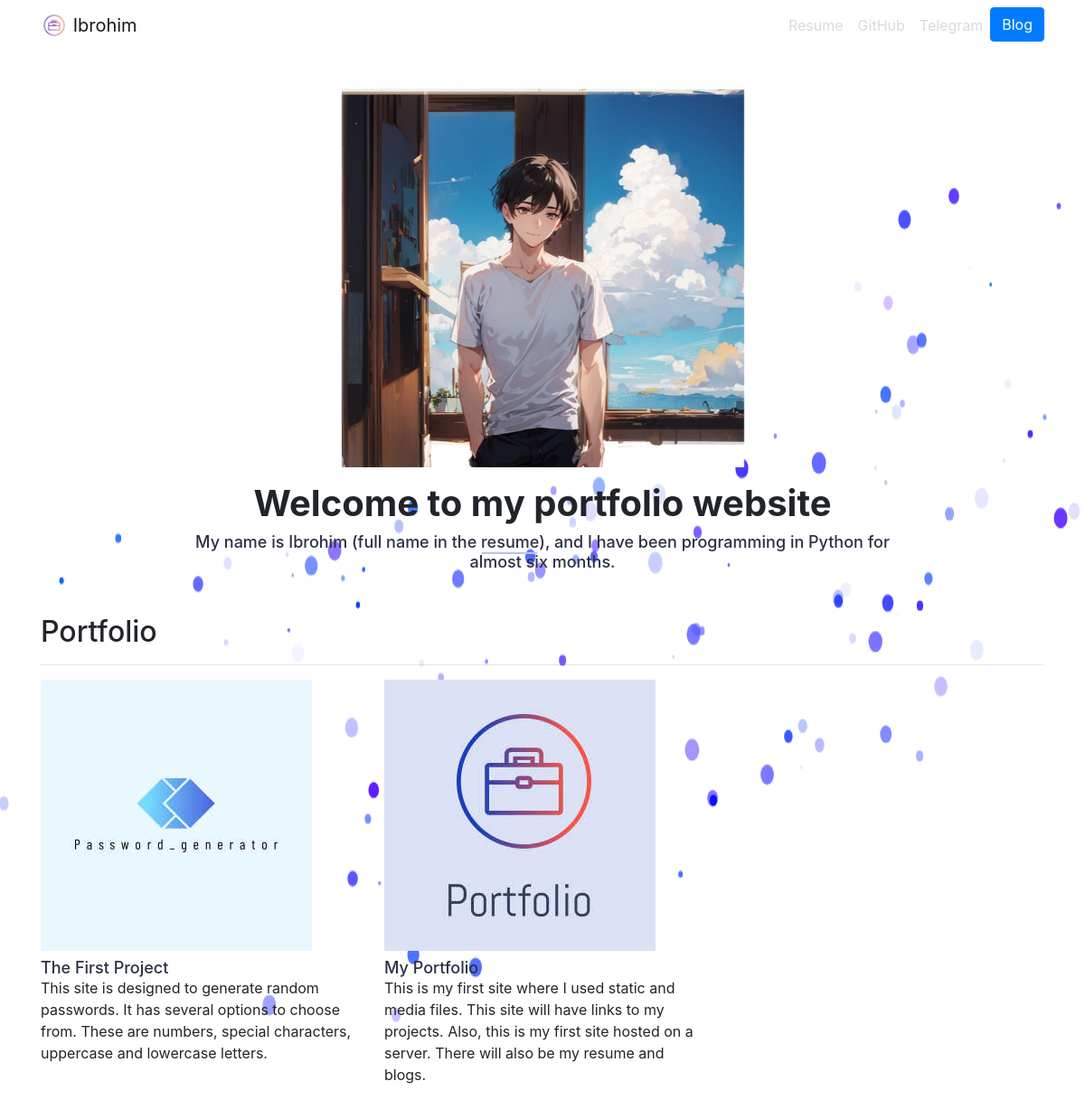
The page / on the database its author committed.
### portfolio/models.py (models this page shows, shortened)
class Project(models.Model):
    title = models.CharField(max_length=100)
    description = models.CharField(max_length=1000)
    image = models.ImageField(upload_to='portfolio/images/')
    url = models.URLField(blank=True)

### portfolio/views.py (the view)
# urls.py: 2. Add a URL to urlpatterns:  path('', views.home, name='home')
def home(request):
    projects = Project.objects.all()
    return render(request, 'portfolio/my_portfolio.html', {'projects': projects})

### portfolio/templates/portfolio/my_portfolio.html (shortened to what this page needs)
{% extends "portfolio/base.html" %}
{% load static %}
{% block content %}
<div class="row justify-content-center my-3">
  <div class="col-5">
    <img src="{% static 'portfolio/MY_ANIME_FORM.jpg' %}" class="img-fluid">
  </div>
</div>
<div class="row justify-content-center mb-3">
    <div class="col-md-9 text-center">
    <h1 id="hometext" class="font-weight-bold">Welcome to my portfolio website</h1>
        <h3>My name is Ibrohim (full name in the
             <a href="{% static 'portfolio/resume.pdf' %}" id="my-link" target="_blank">
        resume
        <svg viewBox="0 0 70 36">
            <path d="M6.9739 30.8153H63.0244C65.5269 30.8152 75.5358 -3.68471 35.4998 2.81531C-16.1598 11.2025 0.894099 33.9766 26.9922 34.3153C104.062 35.3153 54.5169 -6.68469 23.489 9.31527" />
        </svg>
    </a>), and I have been programming in Python for almost six months.</h3>
    </div>
</div>
<h2 class="mt-5">Portfolio</h2>
<div class="row">
  {% for project in projects %}
  <div class="col-lg-4 col-md-6">
    {% if project.url %}
    <a href="{{ project.url }}">
      <img src="{{ project.image.url }}" class="img-fluid mb-2">
    </a>
    {% else %}
    <img src="{{ project.image.url }}" class="img-fluid mb-2">
    {% endif %}
    <h3>{{ project.title }}</h3>
    <p>{{ project.description }}</p>
  </div>
  {% endfor %}
</div>
{% endblock %}

### portfolio/templates/portfolio/base.html (shortened to what this page needs)
{% load static %}
<!doctype html>
<html lang="en">
<head>
  <link rel="stylesheet" href="https://cdnjs.cloudflare.com/ajax/libs/meyer-reset/2.0/reset.min.css">
    <link rel="stylesheet" href="https://stackpath.bootstrapcdn.com/bootstrap/4.4.1/css/bootstrap.min.css">
  <link rel="stylesheet" href="{% static "portfolio/css/custom.css" %}">
</head>
<body>
<div id="particle-js"><canvas id="canvas"></canvas></div>
  <div id="page-wrapper">
<nav id="topNav" class="navbar navbar-expand-md navbar-light">
    <div class="container">
      <a class="navbar-brand" href="{% url 'home' %}">
        <img src="{% static "portfolio/logo.jpg" %}" width="30" height="30" class="d-inline-block align-top" alt="Ibrohim's Logo">
        <span>Ibrohim</span>
      </a>
      <div class="collapse navbar-collapse text-center" id="navbarNav">
        <ul class="navbar-nav ml-auto">
          <li class="nav-item">
            <a class="nav-link" href="{% static "portfolio/resume.pdf" %}" target="_blank">Resume</a>
          </li>
          <li class="nav-item">
            <a class="nav-link" href="https://github.com/itMoneyssss" target="_blank">GitHub</a>
          </li>
          <li class="nav-item">
            <a class="nav-link" href="https://t.me/Carefree_Wisdom_Heart" target="_blank">Telegram</a>
          </li>
          <li>
            <a role="button" href="{% url 'blog:all_blogs' %}" class="btn btn-primary">Blog</a>
          </li>
        </ul>
      </div>
    </div>
  </nav>
  <div class="container">
      {% block content %}{% endblock %}
  </div>
</div>
</body>
</html>

### portfolio/static/portfolio/css/custom.css (style rules this page uses)
body { width: 100vw; height: 100vh; }
#canvas { position: fixed; display: block; width: 100%; height: 100%; }
.navbar-nav .nav-link { color: rgba(192, 188, 188, 0.56) !important; }
:root { --text: #2B3044; --line: #BBC1E1; --line-active: rgba(9, 27, 230, 0.99); }
h3 { font-size: 18px; margin: 0; color: var(--text); }
a#my-link { display: inline-block; position: relative; text-decoration: none; color: inherit; margin: 0 var(--spacing, 0px); transition: margin 0.25s ease, stroke 0.25s ease var(--stroke-delay, 0s), stroke-dasharray 0.35s ease; }
a#my-link svg { width: 76px; height: 40px; position: absolute; left: 50%; bottom: 0; transform: translate(-50%, 7px) translateZ(0); fill: none; stroke: var(--stroke, var(--line)); stroke-linecap: round; stroke-width: 2px; stroke-dasharray: var(--offset, 69px) 278px; stroke-dashoffset: 361px; transition: stroke 0.25s ease var(--stroke-delay, 0s), stroke-dasharray 0.35s ease; }

### rows shown on the page
Project: image (picture), title "The First Project", description "This site is designed to generate random passwords. It has several options to choose from. These are numbers, special characters, uppercase and lowercase letters."
Project: image (picture), title "My Portfolio", description "This is my first site where I used static and media files. This site will have links to my projects. Also, this is my first site hosted on a server. There will also be my resume and blogs."
